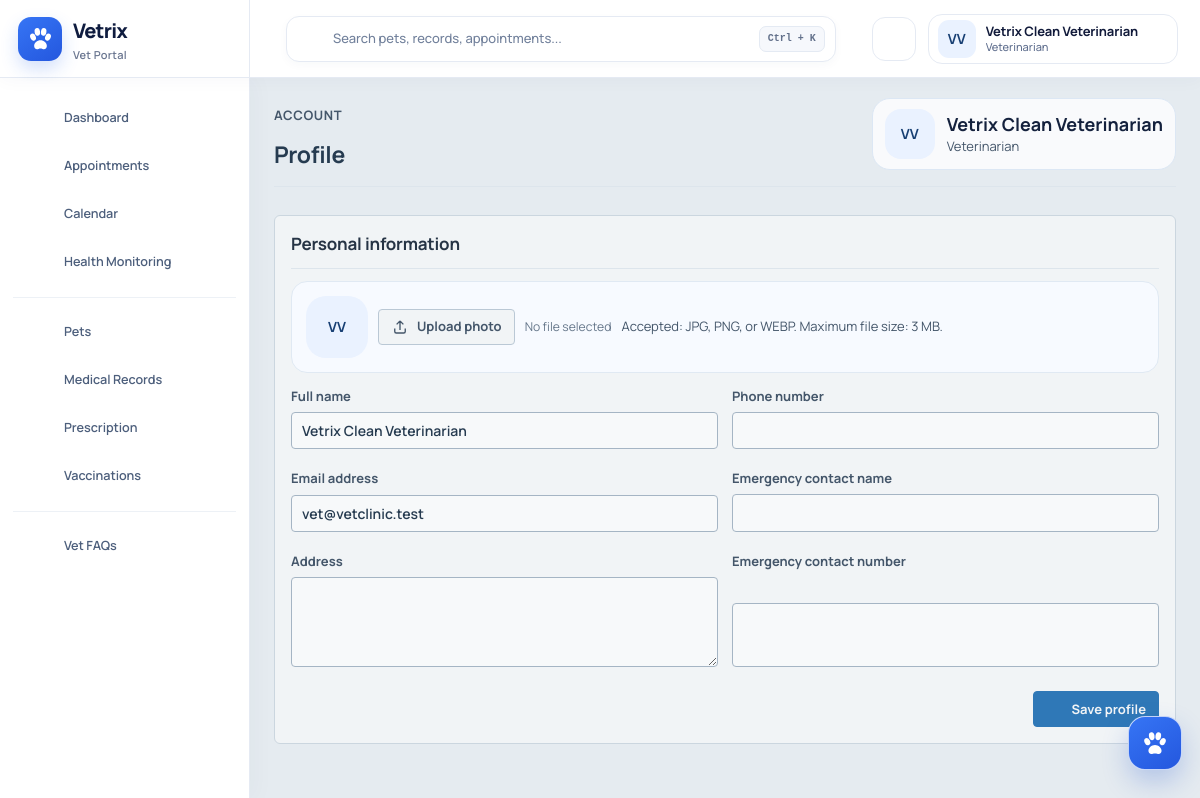
The app's page /account/profile.php (signed in) with its own data.
### tables this page shows
CREATE TABLE `users` (
  `id` int(11) NOT NULL AUTO_INCREMENT,
  `full_name` varchar(120) NOT NULL,
  `email` varchar(120) NOT NULL,
  `phone` varchar(30) DEFAULT NULL,
  `emergency_contact` varchar(120) DEFAULT NULL,
  `emergency_contact_name` varchar(120) DEFAULT NULL,
  `emergency_contact_phone` varchar(40) DEFAULT NULL,
  `address` varchar(255) DEFAULT NULL,
  `profile_photo` varchar(255) DEFAULT NULL,
  `password` varchar(255) NOT NULL,
  `role` enum('admin','veterinarian','staff','client') NOT NULL DEFAULT 'client',
  `account_source` enum('self_registered','admin_created','staff_created','system_seed') DEFAULT 'self_registered',
  `created_by` int(11) DEFAULT NULL,
  `status` enum('pending','approved','active','inactive','rejected') NOT NULL DEFAULT 'pending',
  `approved_by` int(11) DEFAULT NULL,
  `approved_at` datetime DEFAULT NULL,
  `rejected_at` datetime DEFAULT NULL,
  `otp_verified_at` datetime DEFAULT NULL,
  `password_changed_at` datetime DEFAULT NULL,
  `last_login_at` datetime DEFAULT NULL,
  `failed_login_attempts` smallint(5) unsigned NOT NULL DEFAULT 0,
  `locked_until` datetime DEFAULT NULL,
  `deleted_at` datetime DEFAULT NULL,
  `created_at` timestamp NOT NULL DEFAULT current_timestamp(),
  PRIMARY KEY (`id`),
  UNIQUE KEY `email` (`email`),
  KEY `idx_users_role_status` (`role`,`status`),
  KEY `fk_users_created_by` (`created_by`),
  KEY `fk_users_approved_by` (`approved_by`),
  CONSTRAINT `fk_users_approved_by` FOREIGN KEY (`approved_by`) REFERENCES `users` (`id`) ON DELETE SET NULL,
  CONSTRAINT `fk_users_created_by` FOREIGN KEY (`created_by`) REFERENCES `users` (`id`) ON DELETE SET NULL
);

### account/profile.php (the view, shortened to what this page needs)
<?php
require_once "../config/database.php";
require_once "../includes/functions.php";
$user=current_user_record($conn);$title='Profile';include "../includes/header.php";include "../includes/navbar.php";
$sidebar=$role==='admin'?'admin_sidebar.php':($role==='veterinarian'?'vet_sidebar.php':'staff_sidebar.php');
?>
<div class="layout"><?php include "../includes/$sidebar";?><main class="content" id="mainContent">
<header class="page-heading page-heading-profile"><div><span class="eyebrow">Account</span><h1>Profile</h1></div><div class="page-heading-avatar"><?=user_avatar_markup($user,'profile-hero-avatar')?><span><b><?=e($user['full_name'])?></b><small><?=e(role_label($role))?></small></span></div></header>
<section class="surface-card profile-only-card"><div class="section-heading"><div><h2>Personal information</h2></div></div><form method="POST" enctype="multipart/form-data" class="form-stack profile-two-column-form"><?=csrf_field()?><div class="photo-upload-row"><?=user_avatar_markup($user,'settings-avatar')?><label class="button-secondary" for="profilePhoto"><?=ui_icon('upload')?>Upload photo</label><input id="profilePhoto" class="visually-hidden" type="file" name="profile_photo" accept="image/jpeg,image/png,image/webp"><small>Accepted: JPG, PNG, or WEBP. Maximum file size: 3 MB.</small></div><div class="form-grid-two profile-contact-grid"><label class="profile-name-field">Full name<input class="form-control" name="full_name" value="<?=e($user['full_name'])?>" required></label><label class="profile-phone-field">Phone number<input class="form-control" name="phone" value="<?=e($user['phone'])?>"></label><label class="profile-email-field">Email address<input class="form-control" type="email" name="email" value="<?=e($user['email'])?>" required></label><label class="profile-emergency-name-field"><span>Emergency contact name</span><input class="form-control" name="emergency_contact_name" value="<?=e($user['emergency_contact_name']?:split_emergency_contact($user['emergency_contact'])[0])?>"></label><label class="profile-address-field">Address<textarea class="form-control" name="address" rows="3"><?=e($user['address'])?></textarea></label><label class="profile-emergency-phone-field"><span>Emergency contact number</span><input class="form-control profile-emergency-phone-input" name="emergency_contact_phone" value="<?=e($user['emergency_contact_phone']?:split_emergency_contact($user['emergency_contact'])[1])?>"></label></div><div class="form-actions"><button class="button-primary" type="submit"><?=ui_icon('check')?>Save profile</button></div></form></section>
</main></div><?php include "../includes/footer.php";?>

### includes/navbar.php (shortened to what this page needs)
<?php
$navRole = $_SESSION['role'] ?? 'guest';
$homeLink = dashboard_for_role($navRole);
$notifCount = isset($conn) ? get_nav_notification_count($conn, $navRole, current_user_id()) : 0;
$notifLabel = $notifCount > 99 ? '99+' : (string)$notifCount;
$currentUser = isset($conn) ? current_user_record($conn) : [
    'full_name' => $_SESSION['full_name'] ?? 'Vetrix User',
    'role' => $navRole,
    'profile_photo' => null,
];
$portalLabel = match ($navRole) {
    'admin' => 'Admin Portal',
    'veterinarian' => 'Vet Portal',
    'staff' => 'Staff Portal',
    default => 'Vet Care Central',
};
$searchPrompt = match ($navRole) {
    'veterinarian' => 'Search pets, records, appointments...',
    'staff' => 'Search clients, pets, appointments...',
    default => 'Search anything in Vetrix...',
};
?>
<nav class="topbar app-topbar vetrix-topbar" aria-label="Top navigation">
    <div class="vetrix-topbar-brand-area">
            <?= ui_icon('menu') ?>
        <a class="vetrix-topbar-brand" href="<?= app_url($homeLink) ?>" aria-label="Vetrix home">
            <span class="vetrix-topbar-logo" aria-hidden="true"><img src="<?= e(app_url(vetrix_brand_logo_path())) ?>" alt=""></span>
            <span class="vetrix-topbar-brand-copy"><b>Vetrix</b><small><?= e($portalLabel) ?></small></span>
        </a>
        <button class="topbar-icon-button desktop-menu-control" type="button" onclick="toggleSidebarCollapse()" aria-label="Collapse navigation" title="Collapse navigation" aria-expanded="true">
            <?= ui_icon('chevron-left') ?>
        </button>
    </div>
    <div class="vetrix-topbar-center">
        <button class="vetrix-global-search" id="globalSearchButton" type="button" aria-haspopup="dialog" aria-controls="globalSearchDialog">
            <?= ui_icon('search') ?>
            <span><?= e($searchPrompt) ?></span>
            <kbd>Ctrl + K</kbd>
        </button>
    </div>
    <div class="topbar-right vetrix-topbar-actions">
        <button class="topbar-icon-button notification-control" id="notificationButton" type="button" aria-label="Open notifications<?= $notifCount > 0 ? ' (' . $notifLabel . ' new)' : '' ?>" title="Notifications" aria-expanded="false">
            <?= ui_icon('bell') ?>
        </button>
        <button class="vetrix-account-chip" id="accountMenuButton" type="button" aria-haspopup="menu" aria-expanded="false" title="Open profile and account settings">
            <?= user_avatar_markup($currentUser, 'vetrix-account-avatar') ?>
            <span class="vetrix-account-copy"><b data-fit-name><?= e($currentUser['full_name'] ?? 'Vetrix User') ?></b><small><?= e(role_label($navRole)) ?></small></span>
            <span class="vetrix-account-caret"><?= ui_icon('chevron-down') ?></span>
        </button>
    </div>
</nav>

### includes/functions.php (shortened to what this page needs)
<?php
function e($value) {
    return htmlspecialchars($value ?? '', ENT_QUOTES, 'UTF-8');
}
function ui_icon($name, $class = '', $title = '') {
    $body = $icons[$name] ?? $icons['dashboard'];
    $label = $title !== '' ? '<title>' . e($title) . '</title>' : '';
    $classAttr = trim('ui-icon ' . $class);
    return '<svg class="' . e($classAttr) . '" viewBox="0 0 24 24" fill="none" stroke="currentColor" stroke-width="1.8" stroke-linecap="round" stroke-linejoin="round" aria-hidden="true" focusable="false">' . $label . $body . '</svg>';
}
function role_label($role) {
    $labels = [
        'admin' => 'Administrator',
        'veterinarian' => 'Veterinarian',
        'staff' => 'Clinic Staff',
        'client' => 'Client Portal',
    ];
    return $labels[$role] ?? 'Vetrix';
}
function app_url($path = '') {
    $script = str_replace('\\', '/', $_SERVER['SCRIPT_NAME']);
    $dir = rtrim(dirname($script), '/\\');
    $knownFolders = ['/admin', '/vet', '/staff', '/client', '/account', '/includes', '/config', '/api', '/assets'];
    foreach ($knownFolders as $folder) {
        if (substr($dir, -strlen($folder)) === $folder) {
            $dir = substr($dir, 0, -strlen($folder));
            break;
        }
    }
    return $dir . '/' . ltrim($path, '/');
}
function dashboard_for_role($role = null) {
    $role = $role ?? ($_SESSION['role'] ?? '');
    $map = [
        'admin' => 'admin/dashboard.php',
        'veterinarian' => 'vet/dashboard.php',
        'staff' => 'staff/dashboard.php'
    ];
    return $map[$role] ?? 'login.php';
}
function current_user_id() { return $_SESSION['user_id'] ?? null; }
function vetrix_brand_logo_path() {
    $default = 'assets/images/vetrix-logo.svg';
    $pointer = dirname(__DIR__) . '/uploads/profiles/vetrix-brand-logo.txt';
    if (!is_file($pointer)) return $default;
    $relative = trim((string)@file_get_contents($pointer));
    return is_file(dirname(__DIR__) . '/' . $relative) ? $relative : $default;
}
function user_initials($fullName) {
    $parts = preg_split('/\s+/', trim((string)$fullName));
    $parts = array_values(array_filter($parts));
    $first = function_exists('substr') ? substr($parts[0], 0, 1) : substr($parts[0], 0, 1);
    $last = count($parts) > 1 ? (function_exists('substr') ? substr(end($parts), 0, 1) : substr(end($parts), 0, 1)) : '';
    return strtoupper($first . $last);
}
function current_user_record($conn) {
    static $cache = [];
    $uid = (int)current_user_id();
    if (array_key_exists($uid, $cache)) return $cache[$uid];
    $stmt = $conn->prepare("SELECT id,full_name,email,phone,address,emergency_contact,emergency_contact_name,emergency_contact_phone,role,status,profile_photo,deleted_at FROM users WHERE id=? LIMIT 1");
    $stmt->bind_param('i', $uid);
    $stmt->execute();
    $cache[$uid] = $stmt->get_result()->fetch_assoc() ?: null;
    return $cache[$uid];
}
function user_avatar_markup($user, $class = '') {
    $name = $user['full_name'] ?? 'Vetrix User';
    $photo = trim((string)($user['profile_photo'] ?? ''));
    $classes = trim('user-avatar ' . $class);
    return '<span class="' . e($classes) . '" aria-label="' . e($name) . '">' . e(user_initials($name)) . '</span>';
}
function profile_path_for_role($role = null) {
    $role = $role ?? ($_SESSION['role'] ?? '');
    return 'account/profile.php';
}
function get_nav_notification_count($conn, $role = null, $user_id = null) {
    $user_id = (int)($user_id ?? current_user_id());
    $stmt = $conn->prepare("SELECT COUNT(*) AS total FROM notifications WHERE user_id=? AND status='unread' AND title NOT LIKE '[Deleted] %'");
    $stmt->bind_param("i", $user_id);
    $stmt->execute();
    $row = $stmt->get_result()->fetch_assoc();
    return (int)($row['total'] ?? 0);
}
function split_emergency_contact($value) {
    $value = trim((string)$value);
    if ($value === '') return ['', ''];
    return [$value, ''];
}
?>

### assets/css/vetrix-redesign.css (style rules this page uses)
:root { --vetrix-primary: #2F78B7; --vetrix-primary-dark: #245A7A; --vetrix-primary-light: #3478A9; --vetrix-primary-hover: #2865A0; --vetrix-bg-main: #F4F7FA; --vetrix-bg-surface: #FFFFFF; --vetrix-bg-subtle: #F8FAFC; --vetrix-bg-header: #3478A9; --vetrix-border-color: #DDE5EC; --vetrix-border-light: #E8EDF2; --vetrix-border-medium: #CFD8E1; --vetrix-text-primary: #263445; --vetrix-text-secondary: #64748B; --vetrix-text-muted: #94A3B8; --vetrix-text-white: #FFFFFF; --vetrix-status-pending: #F59E0B; --vetrix-status-approved: #10B981; --vetrix-status-completed: #3B82F6; --vetrix-status-cancelled: #EF4444; --vetrix-status-info: #6366F1; --vetrix-status-pending-bg: #FEF3C7; --vetrix-status-approved-bg: #D1FAE5; --vetrix-status-completed-bg: #DBEAFE; --vetrix-status-cancelled-bg: #FEE2E2; --vetrix-status-info-bg: #E0E7FF; --vetrix-success: #10B981; --vetrix-success-bg: #D1FAE5; --vetrix-warning: #F59E0B; --vetrix-warning-bg: #FEF3C7; --vetrix-danger: #EF4444; --vetrix-danger-bg: #FEE2E2; --vetrix-shadow-sm: 0 1px 2px 0 rgba(0, 0, 0, 0.05); --vetrix-shadow-md: 0 4px 6px -1px rgba(0, 0, 0, 0.1); --vetrix-shadow-card: 0 1px 3px 0 rgba(0, 0, 0, 0.1); --vetrix-space-xs: 4px; --vetrix-space-sm: 8px; --vetrix-space-md: 12px; --vetrix-space-lg: 16px; --vetrix-space-xl: 20px; --vetrix-space-2xl: 24px; --vetrix-radius-sm: 4px; --vetrix-radius-md: 6px; --vetrix-radius-lg: 8px; --vetrix-font-family: 'Manrope', -apple-system, BlinkMacSystemFont, 'Segoe UI', sans-serif; --vetrix-font-size-xs: 12px; --vetrix-font-size-sm: 13px; --vetrix-font-size-base: 14px; --vetrix-font-size-md: 15px; --vetrix-font-size-lg: 16px; --vetrix-font-size-xl: 18px; --vetrix-font-size-2xl: 20px; --vetrix-font-size-3xl: 24px; }
.enterprise-ui { font-family: var(--vetrix-font-family); font-size: var(--vetrix-font-size-base); color: var(--vetrix-text-primary); background-color: var(--vetrix-bg-main); line-height: 1.5; -webkit-font-smoothing: antialiased; -moz-osx-font-smoothing: grayscale; }
.enterprise-ui h1, .enterprise-ui h2, .enterprise-ui h3, .enterprise-ui h4, .enterprise-ui h5, .enterprise-ui h6 { color: var(--vetrix-text-primary); font-weight: 600; line-height: 1.3; margin: 0; }
.enterprise-ui .layout { display: flex; min-height: 100vh; background-color: var(--vetrix-bg-main); }

### records on screen
users: full_name "VV VV VV", full_name "Vetrix Clean Veterinarian", email "vet@vetclinic.test"

### other values on screen
$portalLabel "Vet Portal"
$searchPrompt "Search pets, records, appointments..."
role_label($navRole) "Veterinarian"
$link[1] "Dashboard"
$link[1] "Appointments"
$link[1] "Calendar"
$link[1] "Health Monitoring"
$link[1] "Pets"
$link[1] "Medical Records"
$link[1] "Prescription"
$link[1] "Vaccinations"
$link[1] "Vet FAQs"
role_label($role) "Veterinarian"
